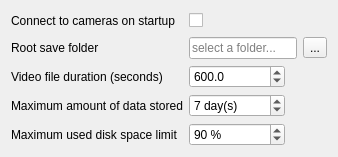
     <widget class="QWidget" name="generalTab">
      <attribute name="title">
       <string>General</string>
      </attribute>
      <layout class="QFormLayout" name="formLayout_2">
       <item row="1" column="0">
        <widget class="QLabel" name="rootSaveFolderLabel">
         <property name="text">
          <string>Root save folder</string>
         </property>
        </widget>
       </item>
       <item row="1" column="1">
        <layout class="QHBoxLayout" name="horizontalLayout">
         <item>
          <widget class="QLineEdit" name="saveFolderPathLineEdit">
           <property name="readOnly">
            <bool>true</bool>
           </property>
           <property name="placeholderText">
            <string>select a folder...</string>
           </property>
          </widget>
         </item>
         <item>
          <widget class="QToolButton" name="saveFolderPathToolButton">
           <property name="toolTip">
            <string>&lt;html&gt;&lt;head/&gt;&lt;body&gt;&lt;p&gt;Select the root folder for all application data, which includes recorded video files and image snapshot files.&lt;/p&gt;&lt;/body&gt;&lt;/html&gt;</string>
           </property>
           <property name="text">
            <string>...</string>
           </property>
          </widget>
         </item>
        </layout>
       </item>
       <item row="2" column="0">
        <widget class="QLabel" name="videoFileDurationLabel">
         <property name="text">
          <string>Video file duration (seconds)</string>
         </property>
        </widget>
       </item>
       <item row="2" column="1">
        <layout class="QHBoxLayout" name="horizontalLayout_2">
         <item>
          <widget class="QDoubleSpinBox" name="fileDurationDoubleSpinBox">
           <property name="minimumSize">
            <size>
             <width>96</width>
             <height>0</height>
            </size>
           </property>
           <property name="toolTip">
            <string>&lt;html&gt;&lt;head/&gt;&lt;body&gt;&lt;p&gt;Set the file duration for recorded videos.&lt;/p&gt;&lt;p&gt;When a video file reaches the defined length it is closed and a new video file is started for the subsequent frames of a camera's stream.&lt;/p&gt;&lt;/body&gt;&lt;/html&gt;</string>
           </property>
           <property name="decimals">
            <number>1</number>
           </property>
           <property name="minimum">
            <double>10.000000000000000</double>
           </property>
           <property name="maximum">
            <double>3600.000000000000000</double>
           </property>
           <property name="value">
            <double>600.000000000000000</double>
           </property>
          </widget>
         </item>
         <item>
          <spacer name="horizontalSpacer">
           <property name="orientation">
            <enum>Qt::Horizontal</enum>
           </property>
           <property name="sizeHint" stdset="0">
            <size>
             <width>40</width>
             <height>20</height>
            </size>
           </property>
          </spacer>
         </item>
        </layout>
       </item>
       <item row="0" column="0">
        <widget class="QLabel" name="connectOnStartupLabel">
         <property name="text">
          <string>Connect to cameras on startup</string>
         </property>
        </widget>
       </item>
       <item row="0" column="1">
        <layout class="QHBoxLayout" name="horizontalLayout_3">
         <item>
          <widget class="QCheckBox" name="connectOnStartupCheckBox">
           <property name="toolTip">
            <string>Connect to defined cameras when application starts.</string>
           </property>
           <property name="text">
            <string/>
           </property>
          </widget>
         </item>
         <item>
          <spacer name="horizontalSpacer_2">
           <property name="orientation">
            <enum>Qt::Horizontal</enum>
           </property>
           <property name="sizeHint" stdset="0">
            <size>
             <width>40</width>
             <height>20</height>
            </size>
           </property>
          </spacer>
         </item>
        </layout>
       </item>
       <item row="3" column="0">
        <widget class="QLabel" name="numDaysToKeepLabel">
         <property name="text">
          <string>Maximum amount of data stored</string>
         </property>
        </widget>
       </item>
       <item row="3" column="1">
        <layout class="QHBoxLayout" name="horizontalLayout_6">
         <item>
          <widget class="QSpinBox" name="maxDaysOfDataSpinBox">
           <property name="minimumSize">
            <size>
             <width>96</width>
             <height>0</height>
            </size>
           </property>
           <property name="toolTip">
            <string>&lt;html&gt;&lt;head/&gt;&lt;body&gt;&lt;p&gt;Specify the maximum number of days of data to store on disk.&lt;/p&gt;&lt;p&gt;Once the stored data surpasses this limit the oldest days' data is deleted until the remaining data is within the set limit.&lt;/p&gt;&lt;p&gt;If at anytime the amount of data stored is greater than the disk space limit then the oldest data will be deleted until disk usage is reduced to within the defined limit. This happens evenif there is fewer than the defined amount of days' of data.&lt;/p&gt;&lt;/body&gt;&lt;/html&gt;</string>
           </property>
           <property name="suffix">
            <string> day(s)</string>
           </property>
           <property name="minimum">
            <number>1</number>
           </property>
           <property name="maximum">
            <number>500</number>
           </property>
           <property name="value">
            <number>7</number>
           </property>
          </widget>
         </item>
         <item>
          <spacer name="horizontalSpacer_3">
           <property name="orientation">
            <enum>Qt::Horizontal</enum>
           </property>
           <property name="sizeHint" stdset="0">
            <size>
             <width>40</width>
             <height>20</height>
            </size>
           </property>
          </spacer>
         </item>
        </layout>
       </item>
       <item row="4" column="0">
        <widget class="QLabel" name="diskLimitPercentUsedLabel">
         <property name="text">
          <string>Maximum used disk space limit</string>
         </property>
        </widget>
       </item>
       <item row="4" column="1">
        <layout class="QHBoxLayout" name="horizontalLayout_7">
         <item>
          <widget class="QSpinBox" name="percentDiskUsedSpinBox">
           <property name="minimumSize">
            <size>
             <width>96</width>
             <height>0</height>
            </size>
           </property>
           <property name="toolTip">
            <string>&lt;html&gt;&lt;head/&gt;&lt;body&gt;&lt;p&gt;The maximum amount of disk space that can be used before the app starts deleting its oldest stored data regardless of any other disk management limits.&lt;/p&gt;&lt;/body&gt;&lt;/html&gt;</string>
           </property>
           <property name="suffix">
            <string> %</string>
           </property>
           <property name="maximum">
            <number>100</number>
           </property>
           <property name="value">
            <number>90</number>
           </property>
          </widget>
         </item>
         <item>
          <spacer name="horizontalSpacer_5">
           <property name="orientation">
            <enum>Qt::Horizontal</enum>
           </property>
           <property name="sizeHint" stdset="0">
            <size>
             <width>40</width>
             <height>20</height>
            </size>
           </property>
          </spacer>
         </item>
        </layout>
       </item>
      </layout>
     </widget>
